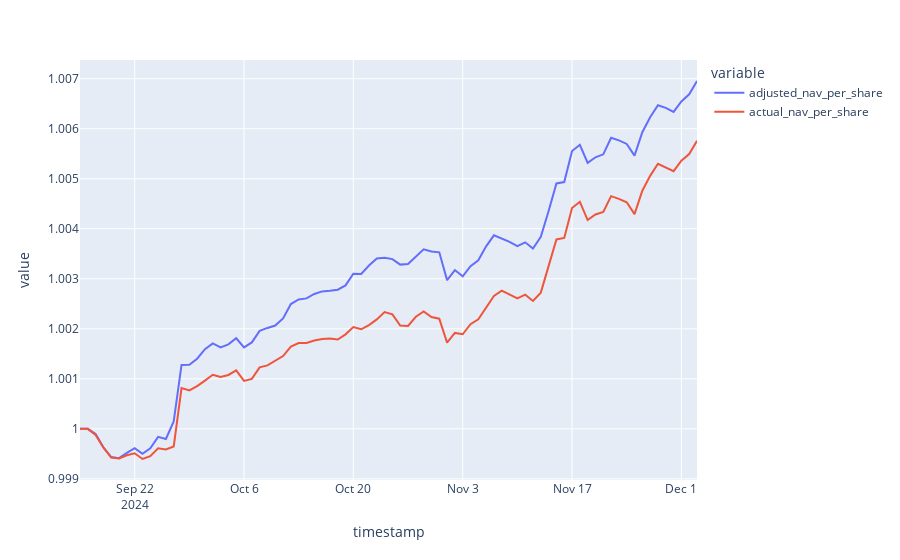

Source (notebook cell):
### Code cell
px.line(df2[['adjusted_nav_per_share', 'actual_nav_per_share']])
